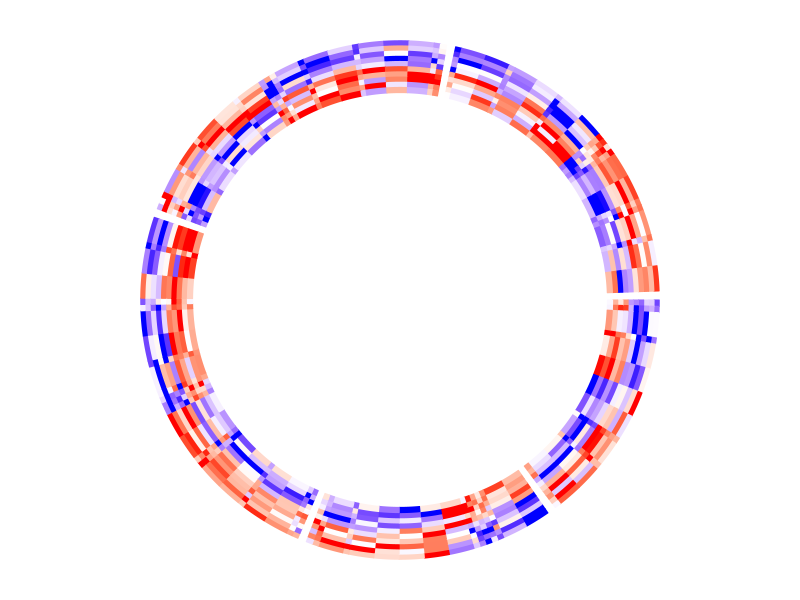
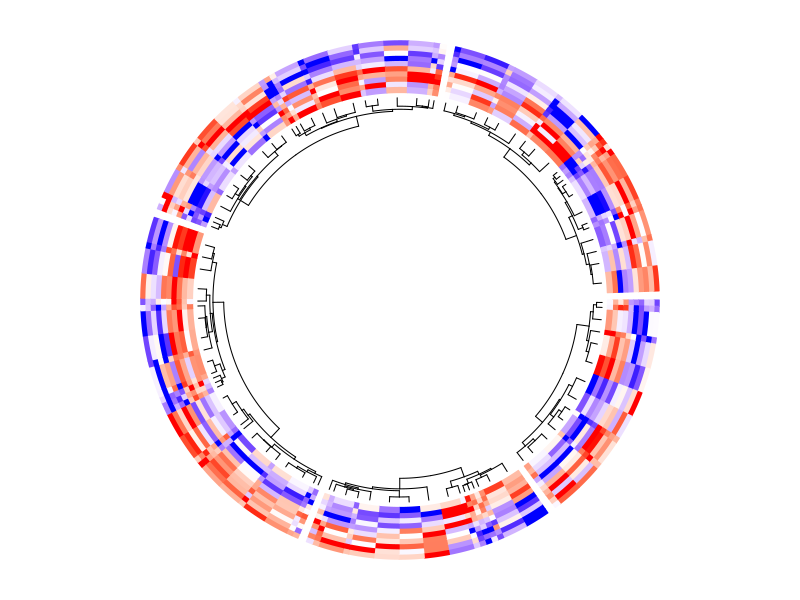
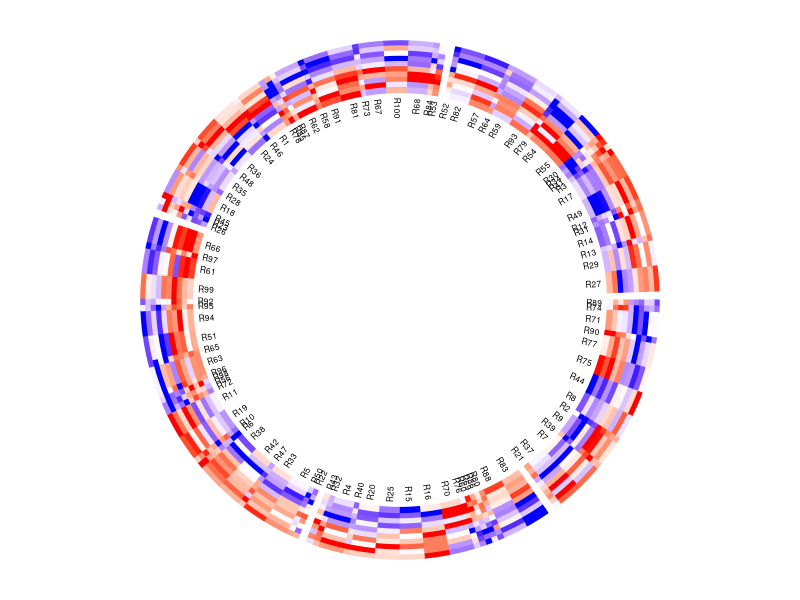
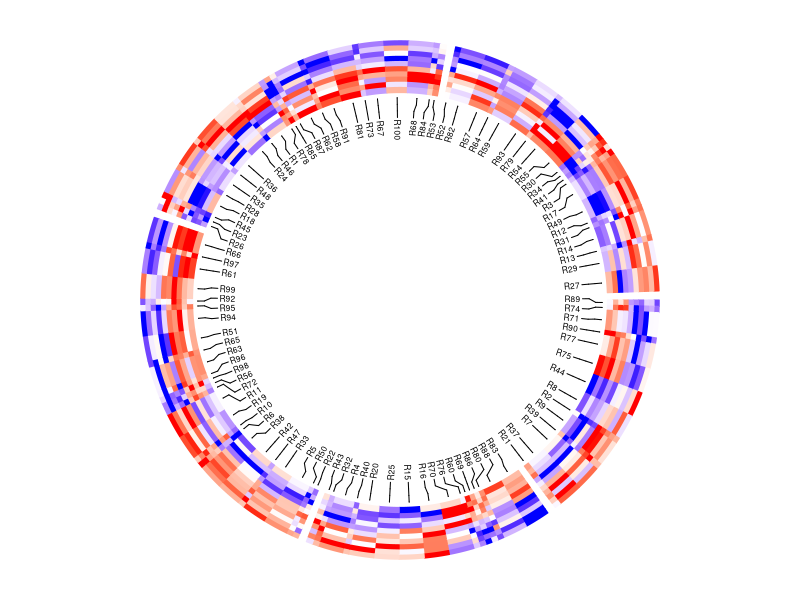
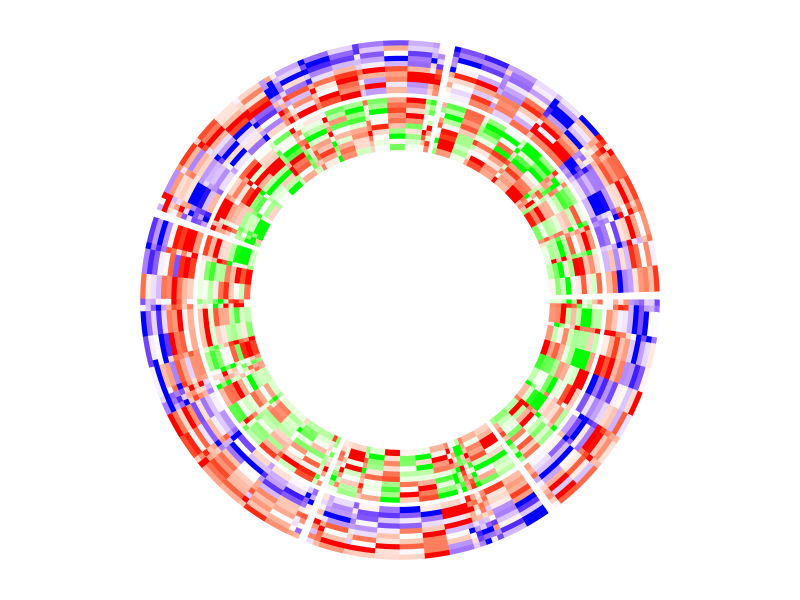
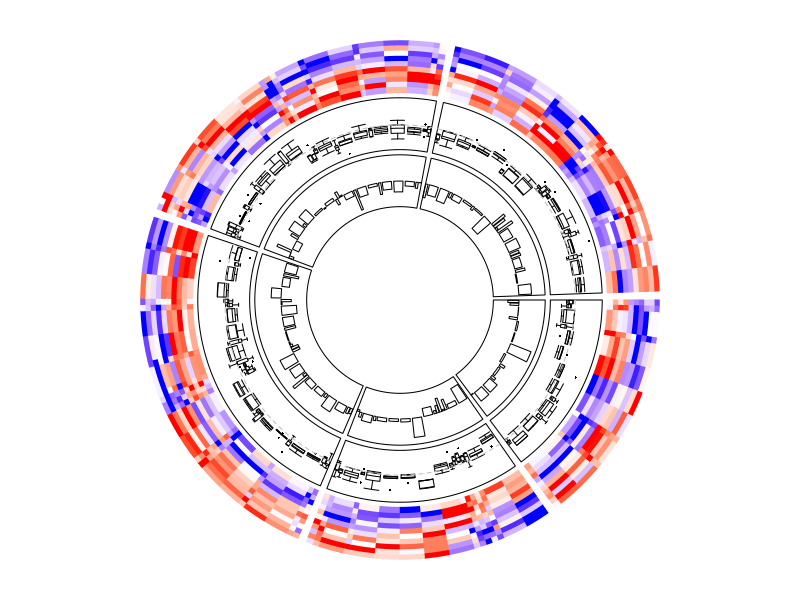

The R source for these figures, in order:
## ---- chunk 1
library(knitr)
knitr::opts_chunk$set(
    error = FALSE,
    tidy  = FALSE,
    message = FALSE,
    warning = FALSE,
    fig.width = 8,
    fig.height = 8,
    fig.align = "center"
)
library(GetoptLong)
options(digits = 4)
## ---- chunk 2
library(circlize)
set.seed(123)
mat1 = rbind(cbind(matrix(rnorm(50*5, mean = 1), nr = 50), 
                   matrix(rnorm(50*5, mean = -1), nr = 50)),
             cbind(matrix(rnorm(50*5, mean = -1), nr = 50), 
                   matrix(rnorm(50*5, mean = 1), nr = 50))
            )
rownames(mat1) = paste0("R", 1:100)
colnames(mat1) = paste0("C", 1:10)
mat1 = mat1[sample(100, 100), ] # randomly permute rows
split = sample(letters[1:5], 100, replace = TRUE)
split = factor(split, levels = letters[1:5])
col_fun1 = colorRamp2(c(-2, 0, 2), c("blue", "white", "red"))
## ---- chunk 3
circos.heatmap(mat1, split = split, col = col_fun1, cell_width = rep(c(1, 4), 50))
circos.clear()
## ---- chunk 4
circos.heatmap(mat1, split = split, col = col_fun1, dend.side = "inside", 
	cell_width = rep(c(1, 4), 50))
circos.clear()
## ---- chunk 5
circos.heatmap(mat1, split = split, col = col_fun1, rownames.side = "inside", 
	cell_width = rep(c(1, 4), 50))
circos.clear()
## ---- chunk 6
circos.heatmap(mat1, split = split, col = col_fun1, cell_width = rep(c(1, 4), 50))
circos.labels(labels = rownames(mat1), cex = 0.5)
circos.clear()
## ---- chunk 7
mat2 = mat1[sample(100, 100), ] # randomly permute mat1 by rows
col_fun2 = colorRamp2(c(-2, 0, 2), c("green", "white", "red"))

circos.heatmap(mat1, split = split, col = col_fun1, cell_width = rep(c(1, 4), 50))
circos.heatmap(mat2, col = col_fun2)
circos.clear()
## ---- chunk 8
circos.heatmap(mat1, split = split, col = col_fun1, cell_width = rep(c(1, 4), 50))
circos.track(ylim = range(mat1), panel.fun = function(x, y) {
    m = mat1[CELL_META$subset, 1:5, drop = FALSE]
    n = nrow(m)

    circos.boxplot(t(m), pos = CELL_META$cell_middle, 
    	box_width = CELL_META$cell_width*0.8, pch = 16, cex = 0.3)
    circos.lines(CELL_META$cell.xlim, c(0, 0), lty = 2, col = "grey")
}, cell.padding = c(0.02, 0, 0.02, 0))

circos.track(ylim = range(mat1[, 1]), panel.fun = function(x, y) {
	x = mat1[CELL_META$subset, 1]
    circos.barplot(x, pos = CELL_META$cell_middle, 
    	bar_width = CELL_META$cell_width*0.8)
}, cell.padding = c(0.02, 0, 0.02, 0))
circos.clear()
## ---- chunk 9
sessionInfo()
